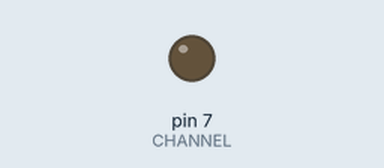
The program below on a simulated Raspberry Pi (header pin numbers). Parts: output pins drawn as LEDs (lit = HIGH). At 0.0 s the program stops and its outputs stay as they are.

Above: at 0.1 s.
Timing chart, 0 to 1.5 s (numbered marks = the images above):
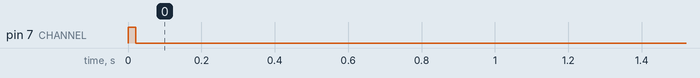

The program:

test.py
```python
import RPi.GPIO as GPIO
import time

CHANNEL = 7

def action(pin):
  print 'Sensor detected action!'

GPIO.setmode(GPIO.BOARD)

# 设置下拉电阻
GPIO.setup(CHANNEL, GPIO.IN, pull_up_down=GPIO.PUD_DOWN)
GPIO.add_event_detect(CHANNEL, GPIO.RISING)
GPIO.add_event_callback(CHANNEL, action)

GPIO.setup(CHANNEL, GPIO.OUT, initial=GPIO.HIGH)
time.sleep(0.02)
GPIO.output(CHANNEL, GPIO.LOW)

GPIO.cleanup()
```

Measured:
- by itself, pin 7 (CHANNEL): LOW → HIGH at 0.00 s, → LOW 0.02 s later
